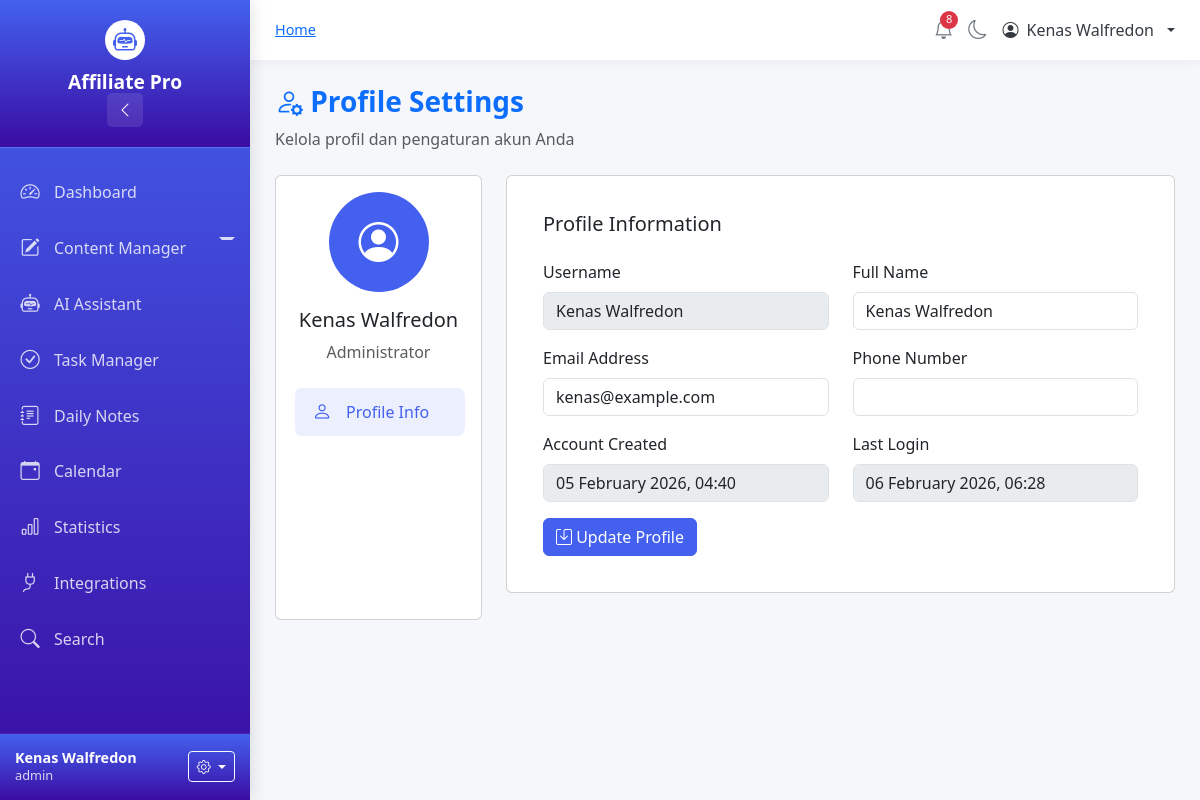
/profile (signed in), run on an earlier commit of the app's database.
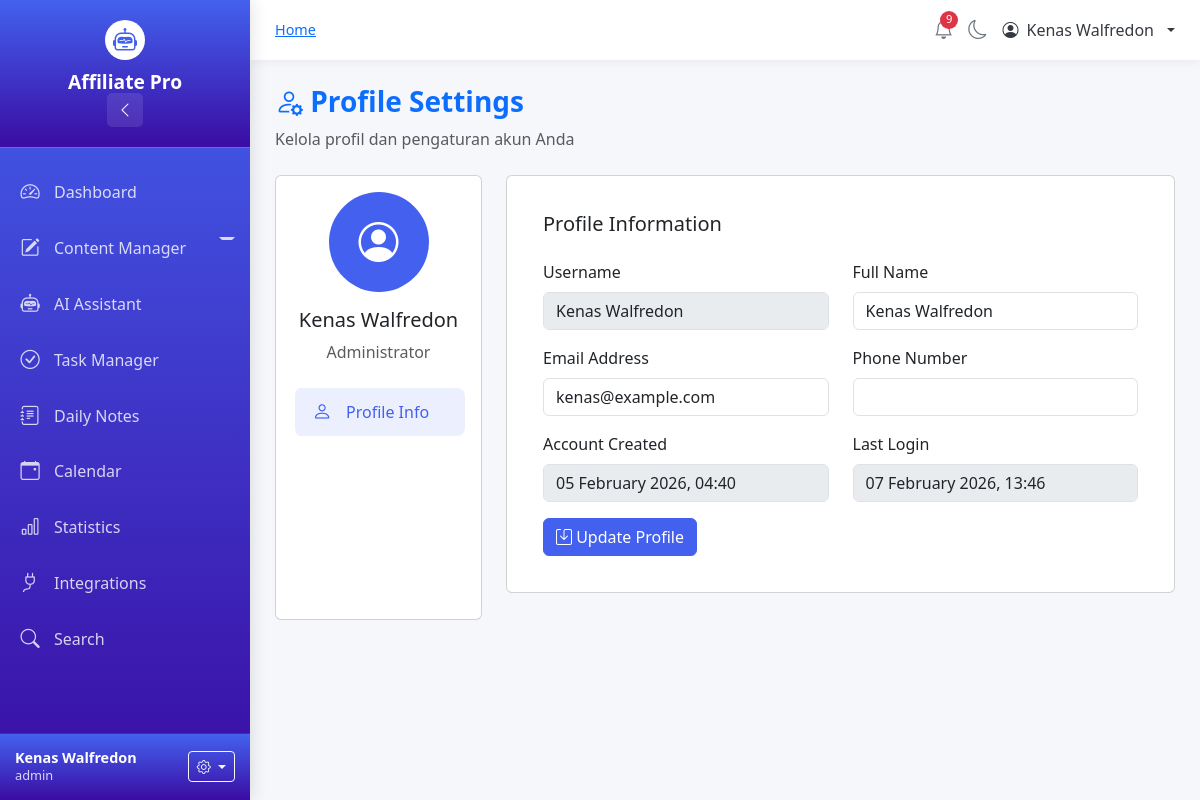
And on a later commit of the database.
### tables this page shows
CREATE TABLE users (
            username TEXT PRIMARY KEY,
            fullname TEXT,
            email TEXT,
            phone TEXT,
            password TEXT,
            role TEXT DEFAULT 'user',
            is_active BOOLEAN DEFAULT 1,
            created_at TIMESTAMP DEFAULT CURRENT_TIMESTAMP,
            last_login TIMESTAMP,
            updated_at TIMESTAMP DEFAULT CURRENT_TIMESTAMP
        );

### app.py (the view, shortened to what this page needs)
@app.route("/profile", methods=["GET", "POST"])
@login_required
def profile():
    conn = get_db()
    try:
        user = conn.execute("""
            SELECT username, fullname, email, phone,
                   created_at, last_login
            FROM users
            WHERE username=?
        """, (session['username'],)).fetchone()
    except:
        user = None
    try:
        preferences = conn.execute("""
            SELECT theme, language, timezone, notifications, items_per_page
            FROM user_preferences
            WHERE username=?
        """, (session['username'],)).fetchone()
    except:
        preferences = None
    try:
        login_history = conn.execute("""
            SELECT login_time, ip_address, user_agent
            FROM login_history
            WHERE username=?
            ORDER BY login_time DESC
            LIMIT 10
        """, (session['username'],)).fetchall()
    except:
        login_history = []
    conn.close()
    return render_template("profile.html",
                         user=user,
                         preferences=preferences,
                         login_history=login_history)

### app.py (called while the page is built)
def get_db():
    conn = sqlite3.connect("database.db")
    conn.row_factory = sqlite3.Row
    return conn

def login_required(f):
    @wraps(f)
    def decorated_function(*args, **kwargs):
        if not session.get("login"):
            flash("Silakan login terlebih dahulu", "warning")
            return redirect("/")
        return f(*args, **kwargs)
    return decorated_function

def format_datetime(value, format='%d %B %Y, %H:%M'):
    if value:
        if isinstance(value, str):
            try:
                value = datetime.strptime(value, '%Y-%m-%d %H:%M:%S')
            except:
                try:
                    value = datetime.strptime(value, '%Y-%m-%d')
                except:
                    return value
        return value.strftime(format)
    return ''

### templates/profile.html (shortened to what the changed rows need)
{% extends "base.html" %}
{% block content %}
<div class="profile-page">
    <div class="row mb-4">
        <div class="col">
            <h1 class="h3 fw-bold text-primary">
                <i class="bi bi-person-gear"></i> Profile Settings
            </h1>
        </div>
    </div>
    <div class="row">
        <div class="col-lg-3 mb-4">
            <div class="card">
                <div class="card-body">
                    <div class="d-flex flex-column align-items-center text-center mb-4">
                        <div class="avatar-circle mb-3">
                            <i class="bi bi-person-circle fs-1"></i>
                        </div>
                        <h5>{{ user.fullname if user.fullname else session.username }}</h5>
                        <p class="text-muted mb-0">Administrator</p>
                    </div>
                </div>
            </div>
        </div>
        <div class="col-lg-9">
            <div class="card">
                <div class="card-body">
                    <div class="tab-content">
                        <div class="tab-pane fade show active" id="profile-tab">
                            <form method="POST" action="/profile">
                                <div class="row mb-3">
                                    <div class="col-md-6">
                                        <label class="form-label">Full Name</label>
                                        <input type="text" name="fullname" class="form-control"
                                               value="{{ user.fullname if user.fullname else '' }}">
                                    </div>
                                </div>
                                <div class="row mb-3">
                                    <div class="col-md-6">
                                        <label class="form-label">Email Address</label>
                                        <input type="email" name="email" class="form-control"
                                               value="{{ user.email if user.email else '' }}">
                                    </div>
                                </div>
                                <div class="row mb-3">
                                    <div class="col-md-6">
                                        <label class="form-label">Account Created</label>
                                        <input type="text" class="form-control"
                                               value="{{ user.created_at|format_datetime if user.created_at else 'N/A' }}" disabled>
                                    </div>
                                    <div class="col-md-6">
                                        <label class="form-label">Last Login</label>
                                        <input type="text" class="form-control"
                                               value="{{ user.last_login|format_datetime if user.last_login else 'N/A' }}" disabled>
                                    </div>
                                </div>
                            </form>
                        </div>
                    </div>
                </div>
            </div>
        </div>
    </div>
</div>
{% endblock %}

### templates/base.html (shortened to what the changed rows need)
<!DOCTYPE html>
<html lang="id" data-theme="light">
<head>
    <link href="https://cdn.jsdelivr.net/npm/bootstrap@5.3.0/dist/css/bootstrap.min.css" rel="stylesheet">
    <link rel="stylesheet" href="https://cdn.jsdelivr.net/npm/bootstrap-icons@1.10.0/font/bootstrap-icons.css">
    <link rel="stylesheet" href="https://cdnjs.cloudflare.com/ajax/libs/font-awesome/6.4.0/css/all.min.css">
</head>
<body data-theme="light">
    <div class="sidebar" id="sidebar">
        <div class="sidebar-footer">
            <div class="user-info">
                <div class="user-details">
                    <div class="name">{{ session.get('username', 'User') }}</div>
                    <div class="role">{{ session.get('user_role', 'User') }}</div>
                </div>
            </div>
        </div>
    </div>
    <div class="main-content" id="mainContent">
        <div class="top-header">
            <div class="header-actions">
                <button class="notification-btn" id="notificationBtn" data-bs-toggle="dropdown">
                    <i class="bi bi-bell"></i>
                    {% if unread_notifications > 0 %}
                    <span class="notification-badge">{{ unread_notifications }}</span>
                    {% endif %}
                </button>
            </div>
        </div>
        <div class="content-wrapper fade-in">
            {% block content %}{% endblock %}
        </div>
    </div>
</body>
</html>

What changed in the data, as far as the page shows it:
changed users "Kenas Walfredon": last_login "06 February 2026, 06:28" → "07 February 2026, 13:46"
Also different on the page:
{{ unread_notifications }}: "8" → "9"
